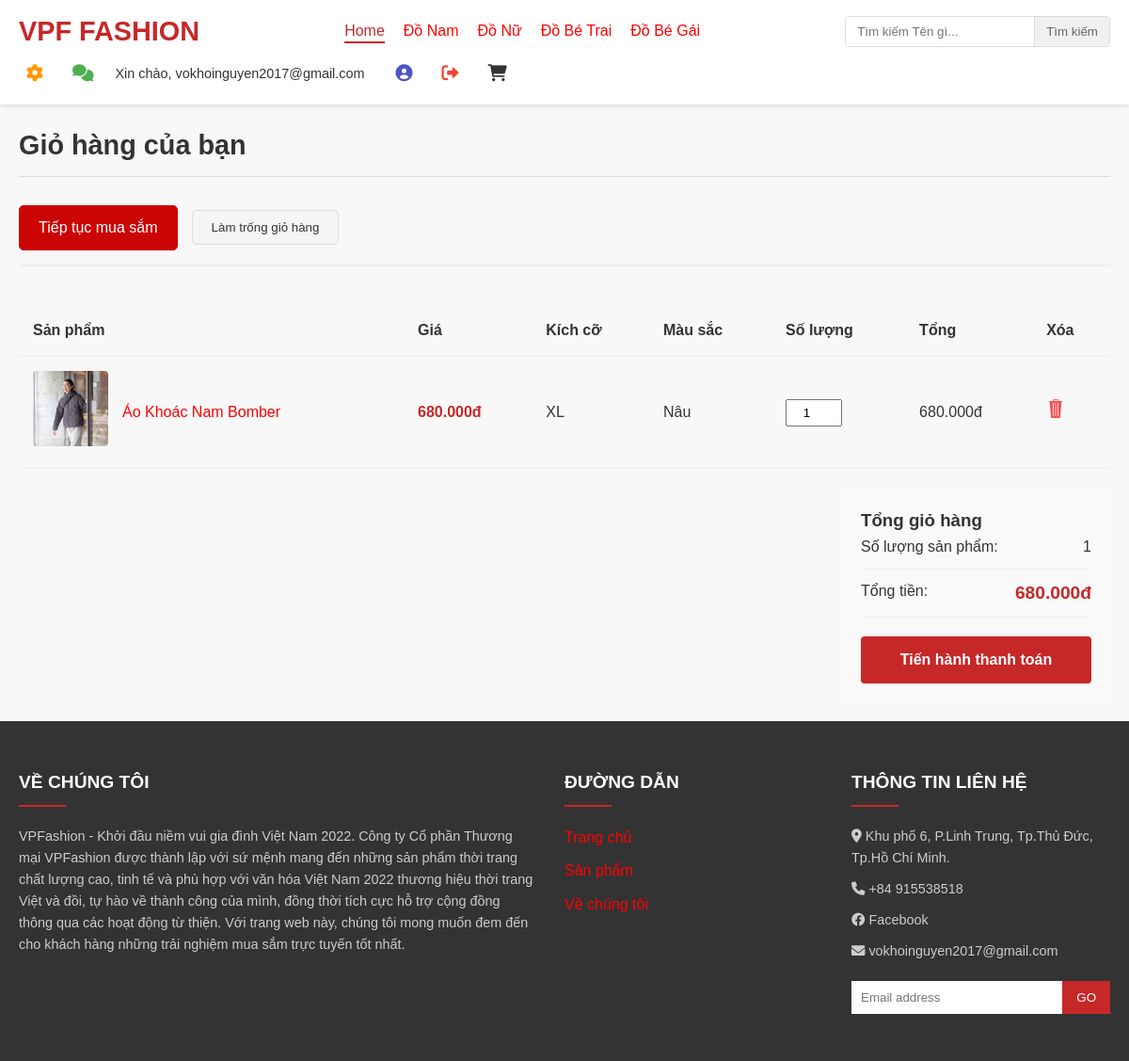
The page /cart/index.php (signed in) on the database its author committed.
### tables this page shows
CREATE TABLE `cart_items` (
  `id` int(11) NOT NULL,
  `cart_id` int(11) NOT NULL,
  `variant_id` int(11) NOT NULL,
  `quantity` int(11) DEFAULT 1,
  `added_at` datetime DEFAULT current_timestamp()
);

CREATE TABLE `products` (
  `id` int(11) NOT NULL,
  `name` varchar(255) NOT NULL,
  `category` varchar(100) DEFAULT NULL,
  `description` text DEFAULT NULL,
  `price` decimal(10,2) NOT NULL,
  `brand` varchar(100) DEFAULT NULL,
  `image` varchar(255) DEFAULT NULL,
  `created_at` datetime DEFAULT current_timestamp(),
  `updated_at` datetime DEFAULT current_timestamp() ON UPDATE current_timestamp()
);

CREATE TABLE `product_variants` (
  `id` int(11) NOT NULL,
  `image` varchar(255) DEFAULT NULL,
  `stock` int(11) DEFAULT 10,
  `size` varchar(50) DEFAULT NULL,
  `color` varchar(50) DEFAULT NULL,
  `created_at` datetime DEFAULT current_timestamp(),
  `updated_at` datetime DEFAULT current_timestamp() ON UPDATE current_timestamp(),
  `product_id` int(11) DEFAULT NULL
);

### cart/functions.php (called while the page is built, shortened)
<?php
require_once __DIR__ . '/../includes/discount_functions.php';
function getCartIdentifier()
{
    if (isset($_SESSION['user_id'])) {
        return ['type' => 'user', 'id' => $_SESSION['user_id']];
    } else {
        if (!isset($_SESSION['cart_id'])) {
            $_SESSION['cart_id'] = session_id();
        }
        return ['type' => 'session', 'id' => $_SESSION['cart_id']];
    }
}
function getCartItems($pdo)
{
    $cartId = getCartIdentifier();
    if ($cartId['type'] === 'user') {
        $stmt = $pdo->prepare("
            SELECT ci.*, p.id as product_id, p.name, p.price, p.image, p.category, p.brand,
                   pv.stock, pv.size as variant_size, pv.color as variant_color
            FROM cart_items ci
            JOIN cart c ON ci.cart_id = c.id
            JOIN product_variants pv ON ci.variant_id = pv.id
            JOIN products p ON pv.product_id = p.id
            WHERE c.user_id = ?
            ORDER BY ci.added_at DESC
        ");
        $stmt->execute([$cartId['id']]);
    }
    $cartItems = $stmt->fetchAll();
    foreach ($cartItems as &$item) {
        $discountInfo = calculateDiscountedPrice($pdo, $item['product_id'], $item['price']);
    }
    return $cartItems;
}
function getCartSummary($pdo)
{
    $cartId = getCartIdentifier();
    if ($cartId['type'] === 'user') {
        $stmt = $pdo->prepare("
            SELECT ci.*, p.id as product_id, p.price, ci.quantity
            FROM cart_items ci
            JOIN cart c ON ci.cart_id = c.id
            JOIN product_variants pv ON ci.variant_id = pv.id
            JOIN products p ON pv.product_id = p.id
            WHERE c.user_id = ?
        ");
        $stmt->execute([$cartId['id']]);
    }
    $items = $stmt->fetchAll();
    $count = 0;
    $total = 0;
    $originalTotal = 0;
    foreach ($items as $item) {
        $count++;
        $discountInfo = calculateDiscountedPrice($pdo, $item['product_id'], $item['price']);
        $originalTotal += $item['price'] * $item['quantity'];
        $total += $discountInfo['discounted_price'] * $item['quantity'];
    }
    return [
        'count' => $count,
        'total' => $total,
        'original_total' => $originalTotal,
        'total_savings' => $originalTotal - $total
    ];
}

### includes/discount_functions.php (called while the page is built, shortened)
<?php
function getProductDiscounts($pdo, $product_id)
{
    $stmt = $pdo->prepare("
        SELECT d.*
        FROM discounts d
        JOIN product_discounts pd ON d.id = pd.discount_id
        WHERE pd.product_id = ?
        AND d.active = 1
        AND d.start_date <= NOW()
        AND d.end_date >= NOW()
        ORDER BY d.discount_percent DESC, d.discount_amount DESC
    ");
    $stmt->execute([$product_id]);
    return $stmt->fetchAll();
}
function calculateDiscountedPrice($pdo, $product_id, $original_price)
{
    $discounts = getProductDiscounts($pdo, $product_id);
    if (empty($discounts)) {
        return [
            'discounted_price' => $original_price,
            'discount_amount' => 0,
            'discount_percent' => 0,
            'has_discount' => false,
            'discount_info' => null
        ];
    }
    $discount = $discounts[0];
    $discountedPrice = $original_price;
    $discountAmount = 0;
    $discountPercent = 0;
    return [
        'discounted_price' => max(0, $discountedPrice),
        'discount_amount' => $discountAmount,
        'discount_percent' => $discountPercent,
        'has_discount' => true,
        'discount_info' => $discount
    ];
}

### cart/index.php (the view, shortened to what this page needs)
<?php
require_once '../includes/db.php';
require_once 'functions.php';
$cartItems = getCartItems($pdo);
$cartSummary = getCartSummary($pdo);
include '../includes/header.php';
?>
<div class="cart-container">
    <div class="section-header">
        <h2>Giỏ hàng của bạn</h2>
    </div>
    <?php if (empty($cartItems)): ?>
        <div class="empty-cart">
            <p>Giỏ hàng của bạn đang trống.</p>
            <a href="../index.php" class="button-keep-shopping">Tiếp tục mua sắm</a>
        </div>
    <?php else: ?> <div class="cart-content">
            <div class="cart-header-actions">
                <a href="../index.php" class="button-keep-shopping">Tiếp tục mua sắm</a>
                <form method="post" onsubmit="return confirm('Bạn có chắc chắn muốn làm trống giỏ hàng?');" style="display: inline;">
                    <button type="submit" class="clear-button">Làm trống giỏ hàng</button>
                </form>
            </div>
            <div class="cart-items">
                <table class="cart-table">
                    <thead>
                        <tr>
                            <th>Sản phẩm</th>
                            <th>Giá</th>
                            <th>Kích cỡ</th>
                            <th>Màu sắc</th>
                            <th>Số lượng</th>
                            <th>Tổng</th>
                            <th>Xóa</th>
                        </tr>
                    </thead>
                    <tbody>
                        <?php foreach ($cartItems as $item): ?>
                            <tr>
                                <td class="product-info">
                                    <div class="product-thumb">
                                        <?php if (!empty($item['image']) && file_exists('../assets/images/' . $item['image'])): ?>
                                            <img src="../assets/images/<?= htmlspecialchars($item['image']) ?>" alt="<?= htmlspecialchars($item['name']) ?>">
                                        <?php endif; ?>
                                    </div>
                                    <div class="product-name">
                                        <a href="../product.php?id=<?= $item['product_id'] ?>"><?= htmlspecialchars($item['name']) ?></a>
                                    </div>
                                </td>
                                <td class="price">
                                    <?php if ($item['discount_info']['has_discount']): ?>
                                        <div class="price-container">
                                            <span class="original-price"><?= number_format($item['price'], 0, ',', '.') ?>đ</span>
                                            <span class="discounted-price"><?= number_format($item['discount_info']['discounted_price'], 0, ',', '.') ?>đ</span>
                                        </div>
                                    <?php else: ?>
                                        <?= number_format($item['price'], 0, ',', '.') ?>đ
                                    <?php endif; ?>
                                </td>
                                <td><?= htmlspecialchars($item['variant_size'] ?? $item['size'] ?? '-') ?></td>
                                <td><?= htmlspecialchars($item['variant_color'] ?? $item['color'] ?? '-') ?></td>
                                <td>
                                    <form method="post" class="quantity-form">
                                        <input type="number" name="quantity" value="<?= $item['quantity'] ?>" min="1" max="10" onchange="this.form.submit()">
                                    </form>
                                </td>
                                <td class="total">
                                    <?php if ($item['discount_info']['has_discount']): ?>
                                        <?= number_format($item['discount_info']['discounted_price'] * $item['quantity'], 0, ',', '.') ?>đ
                                    <?php else: ?>
                                        <?= number_format($item['price'] * $item['quantity'], 0, ',', '.') ?>đ
                                    <?php endif; ?>
                                </td>
                                <td>
                                    <form method="post" onsubmit="return confirm('Bạn có chắc chắn muốn xóa sản phẩm này?');">
                                        <button type="submit" class="remove-button"><img src="../assets/images/icons8-trash.svg" alt="Xóa" style="width: 20px; height: 20px;"></button>
                                    </form>
                                </td>
                            </tr>
                        <?php endforeach; ?>
                    </tbody>
                </table>
            </div>
            <div class="cart-summary">
                <h3>Tổng giỏ hàng</h3>
                <div class="summary-row">
                    <span>Số lượng sản phẩm:</span>
                    <span><?= $cartSummary['count'] ?></span>
                </div>
                <div class="summary-row">
                    <span>Tổng tiền:</span>
                    <span class="total-price"><?= number_format($cartSummary['total'], 0, ',', '.') ?>đ</span>
                </div>
                <a href="../checkout.php" class="checkout-button">Tiến hành thanh toán</a>
            </div>
        </div>
    <?php endif; ?>
</div>

### assets/css/style.css (style rules this page uses)
* { margin: 0; padding: 0; box-sizing: border-box; font-family: Arial, sans-serif; }
body { background-color: #f8f8f8; align-items: center; justify-self: center; color: #333; line-height: 1.6; }
a { text-decoration: none; color: red; }
ul { list-style: none; }
img { max-width: 100%; height: auto; }
button { cursor: pointer; border: none; outline: none; }
.section-header { margin-bottom: 30px; border-bottom: 1px solid #ddd; padding-bottom: 10px; }
.section-header h2 { font-size: 1.8rem; color: #333; }
.product-info { padding: 15px; }
.price { color: #c62828; font-weight: bold; text-align: center; }
footer { background-color: #333; color: #fff; padding: 50px 0; }
.footer-container { max-width: 1200px; margin: 0 auto; padding: 0 20px; display: grid; grid-template-columns: 2fr 1fr 1fr; gap: 30px; }
.footer-column h3 { font-size: 1.2rem; margin-bottom: 20px; position: relative; padding-bottom: 10px; }
.footer-column h3::after { content: ''; position: absolute; bottom: 0; left: 0; width: 50px; height: 2px; background-color: #c62828; }
.footer-column p { margin-bottom: 10px; font-size: 0.9rem; color: #ccc; }
.footer-column ul li { margin-bottom: 10px; }
.newsletter { display: flex; margin-top: 20px; }
.newsletter input { padding: 10px; border: none; outline: none; flex: 1; }
.newsletter button { background-color: #c62828; color: #fff; padding: 10px 15px; }

### style.css (style rules this page uses)
body { font-family: Arial, sans-serif; margin: 0; padding: 0; }

### cart/index.php (style rules this page uses)
.cart-container { max-width: 1200px; margin: 20px auto; padding: 0 20px; }
.cart-content { display: grid; grid-template-columns: 3fr 1fr; gap: 20px; }
.cart-header-actions { grid-column: 1 / 3; display: flex; gap: 15px; align-items: center; margin-bottom: 20px; padding-bottom: 15px; border-bottom: 2px solid #eee; }
.cart-items { grid-column: 1 / 3; }
.cart-table { width: 100%; border-collapse: collapse; }
.cart-table th, .cart-table td { padding: 15px; text-align: left; border-bottom: 1px solid #eee; }
.product-info { display: flex; align-items: center; gap: 15px; }
.product-thumb img { width: 80px; height: 80px; object-fit: cover; border-radius: 4px; }
.quantity-form input { width: 60px; padding: 5px; text-align: center; }
.remove-button { background: none; border: none; color: #f44336; font-size: 18px; cursor: pointer; }
.clear-button, .button-keep-shopping { padding: 10px 20px; border-radius: 5px; font-weight: 500; cursor: pointer; text-decoration: none; display: inline-block; text-align: center; border: none; transition: all 0.3s ease; }
.clear-button { background-color: #f5f5f5; color: #333; border: 1px solid #ddd; }
.button-keep-shopping { background-color: #CB0404; color: #fff; border: 1px solid #CB0404; }
.cart-summary { grid-column: 2; background-color: #f9f9f9; padding: 20px; border-radius: 8px; }
.summary-row { display: flex; justify-content: space-between; margin-bottom: 10px; padding-bottom: 10px; border-bottom: 1px solid #eee; }
.total-price { font-weight: bold; color: #c62828; font-size: 1.2rem; }
.checkout-button { display: block; background-color: #c62828; color: #fff; text-align: center; padding: 12px; border-radius: 4px; margin-top: 20px; font-weight: bold; }

### rows shown on the page
cart_items: products.image (picture), products.name "Áo Khoác Nam Bomber", products.price "680.000", variant.size "XL", variant.color "Nâu", quantity "1", $item['price']*$item['quantity'] "680.000"

### other values the page prints
$_SESSION['email'] "vokhoinguyen2017@gmail.com"
$cartSummary['count'] "1"
$cartSummary['total'] "680.000"
